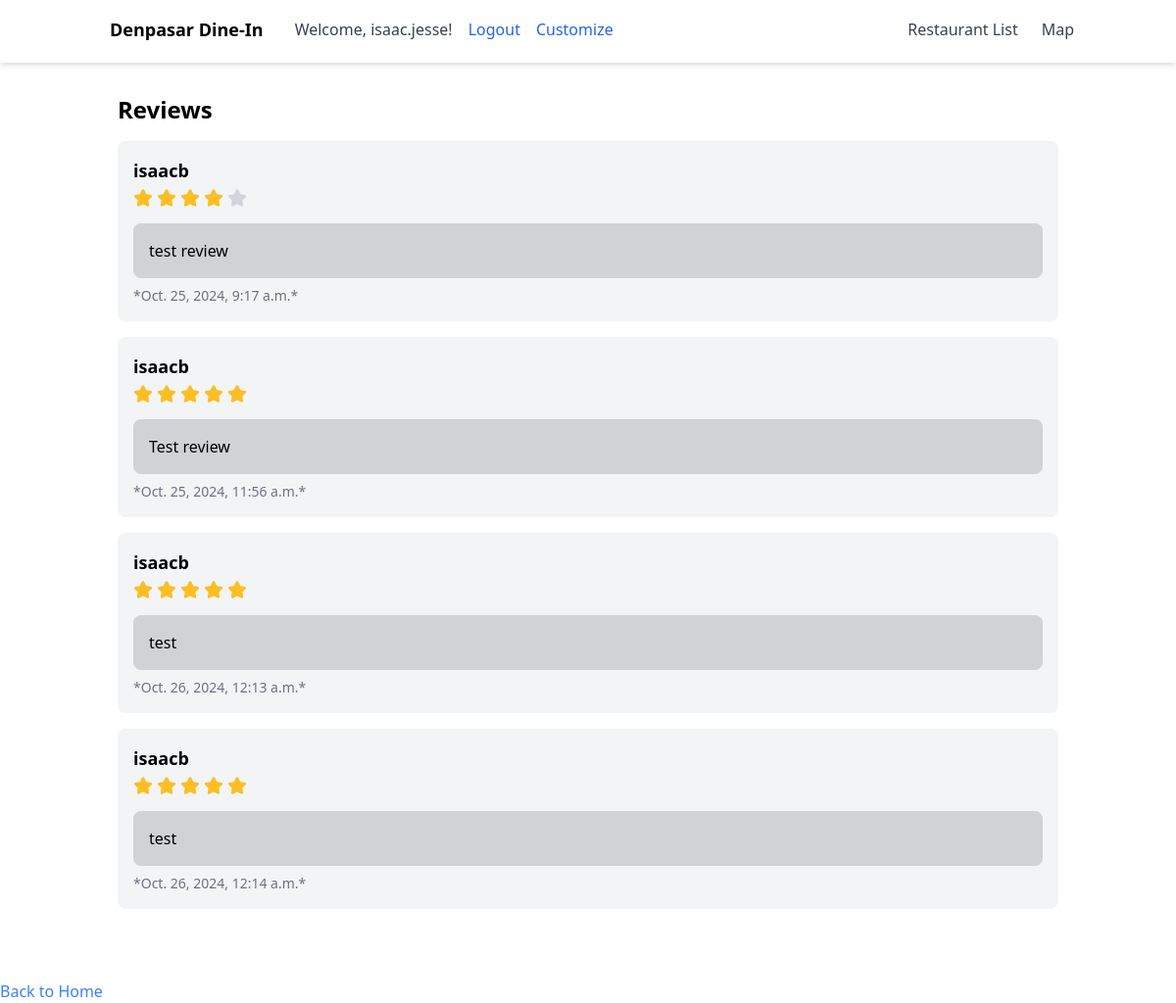
The app's page /reviews/restaurant/1135122/ (signed in) with its own data.
### reviews/models.py (models this page shows, shortened)
class Review(models.Model):
    restaurant = models.ForeignKey(Restaurant, on_delete=models.CASCADE, related_name='restaurant_reviews')
    user = models.ForeignKey(User, on_delete=models.CASCADE)
    rating = models.IntegerField(choices=[(i, i) for i in range(1, 6)])
    comment = models.TextField(blank=True)
    created_at = models.DateTimeField(auto_now_add=True)

### reviews/views.py (the view)
# urls.py: path('restaurant/<int:restaurant_id>/', views.restaurant_detail, name='restaurant_detail'),
def restaurant_detail(request, restaurant_id):
    restaurant = get_object_or_404(Restaurant, id=restaurant_id)
    reviews = restaurant.restaurant_reviews.all()
    user_has_liked = restaurant.likes.filter(user=request.user).exists() if request.user.is_authenticated else False
    return render(request, 'restaurant_detail.html', {'restaurant': restaurant, 'reviews': reviews, 'user_has_liked': user_has_liked})

### reviews/templates/restaurant_detail.html (shortened to what this page needs)
<!DOCTYPE html>
<html lang="en">
<head>
    <link href="https://cdn.jsdelivr.net/npm/tailwindcss@2.2.19/dist/tailwind.min.css" rel="stylesheet">
</head>
<body class="bg-F2F0EF min-h-screen">
    {% include 'navbar.html' %}
    <div class="container mx-auto p-8">
        <h2 class="text-2xl font-bold mb-4">Reviews</h2>
        {% if reviews %}
            {% for review in reviews %}
                <div class="bg-gray-100 p-4 rounded-lg mb-4">
                    <p class="font-bold text-lg mb-1">{{ review.user.username }}</p>
                    <div class="flex items-center mb-4">
                    </div>
                    <div style="background-color: rgba(128, 128, 128, 0.3);" class="rounded-lg p-4 mb-2">
                        <p>{{ review.comment }}</p>
                    </div>
                    <p class="text-sm text-gray-500">*{{ review.created_at }}*</p>
                </div>
            {% endfor %}
        {% else %}
            <p>No reviews yet. Be the first to <a href="{% url 'add_review' restaurant.id %}" class="text-blue-500">leave a review</a>.</p>
        {% endif %}
    </div>
    <div class="mt-6">
        <a href="{% url 'restaurant_list' %}" class="text-blue-500 hover:underline">
            Back to Home
        </a>
    </div>
</body>
</html>

### templates/navbar.html
<nav class="bg-white shadow-md">
    <div class="container mx-auto px-4 h-16">
        <ul class="flex items-center justify-between py-4">
            <li class="flex items-center space-x-4">
                {% if user.is_superuser %}
                    {% comment %} For superusers, toggle between home page and admin dashboard {% endcomment %}
                    {% if request.resolver_match and request.resolver_match.namespace == 'admin_dashboard' %}
                        <h1 class="font-bold text-lg ml-2 mr-4">
                            <a href="{% url 'restaurant_list' %}">Denpasar Dine-In</a>
                        </h1>
                    {% else %}
                        <h1 class="font-bold text-lg ml-2 mr-4">
                            <a href="{% url 'admin_dashboard:admin_dashboard_restaurant_list' %}">Denpasar Dine-In</a>
                        </h1>
                    {% endif %}
                {% else %}
                    <h1 class="font-bold text-lg ml-2 mr-4">Denpasar Dine-In</h1>
                {% endif %}
                {% if user.is_authenticated %}
                    <span class="text-gray-700">Welcome, {{ user.username }}!</span>
                    <a href="{% url 'authentication:logout' %}" class="text-blue-600 hover:text-blue-800">Logout</a>
                    <a href="{% url 'authentication:user_customization' %}" class="text-blue-600 hover:text-blue-800">Customize</a>
                {% else %}
                    <a href="{% url 'authentication:login' %}" class="text-blue-600 hover:text-blue-800">Login</a>
                    <a href="{% url 'authentication:register' %}" class="text-blue-600 hover:text-blue-800">Register</a>
                {% endif %}
            </li>
            <li class="flex items-center space-x-4">
                <a href="{% url 'restaurant_list' %}" class="text-gray-700 hover:text-gray-900 mx-2">Restaurant List</a>
                <a href="{% url 'map' %}" class="text-gray-700 hover:text-gray-900">Map</a>
            </li>
        </ul>
    </div>
</nav>

### records on screen
Review: user.username "isaacb", rating 4 (drawn), comment "test review", created_at "Oct. 25, 2024, 9:17 a.m."
Review: user.username "isaacb", rating 5 (drawn), comment "Test review", created_at "Oct. 25, 2024, 11:56 a.m."
Review: user.username "isaacb", rating 5 (drawn), comment "test", created_at "Oct. 26, 2024, 12:13 a.m."
Review: user.username "isaacb", rating 5 (drawn), comment "test", created_at "Oct. 26, 2024, 12:14 a.m."

### other values on screen
{{ user.username }} "isaac.jesse"
